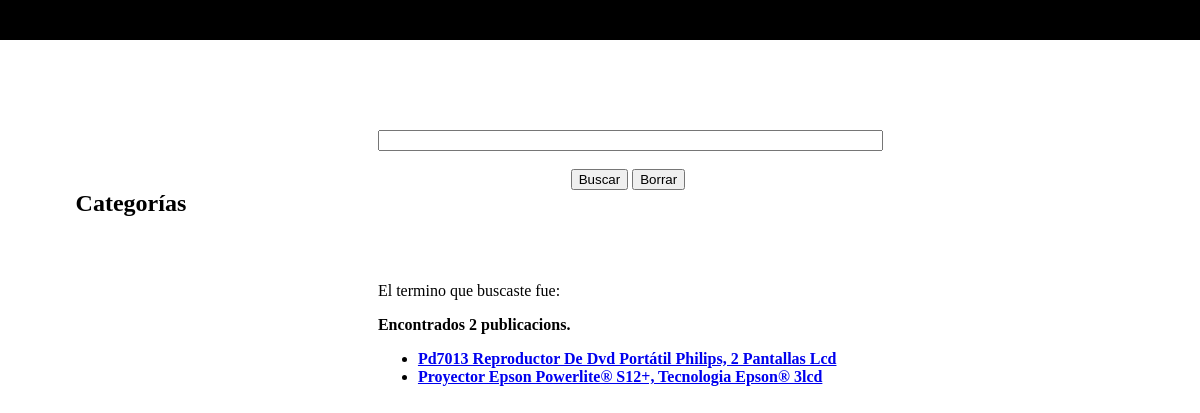
The page /video/ on the database its author committed.
### search/models.py (models this page shows, shortened)
class Publicacion(models.Model):
	titulo = models.CharField(max_length = 100, unique = True)
	vendedor = models.ForeignKey(Usuario)
	precio = models.DecimalField(max_digits = 15, decimal_places = 2, default = 0)
	cantidad_en_stock = models.IntegerField(default = 1)
	fecha_publicacion = models.DateField(auto_now = True)
	fecha_expiracion = models.DateField()
	descripcion = models.TextField()
	nuevo = models.BooleanField()
	imagen = models.ImageField(upload_to = 'img', verbose_name = 'Imagen', blank = True)

### search/views.py (the view)
# urls.py: url(r'^video/$', 'search.views.video'),
def video(request):
	lista = ({'nombre': 'video', 'cantidad': Publicacion.objects.filter(descripcion__icontains = 'video').count()})
	publicaciones = Publicacion.objects.filter(descripcion__icontains = 'video')
	return render_to_response('resultados_busqueda2.html', {'publicaciones': publicaciones,})

### web/templates/resultados_busqueda2.html (shortened to what this page needs)
<!DOCTYPE html>
     <html>
         <head>
        </head>
        <body>
           <div class="separador"></div>
           <div class="cuadrado1">
	   <h2>Categor&iacute;as</h2>
	   </div>
	   <div class="cuadrado2">
		<br>
		<br>
		{% if publicaciones %}
		<p> El termino que buscaste fue: <strong>{{ consulta }}
		<p> Encontrados {{ publicaciones|length }} publicacion{{ publicaciones|pluralize }}.</p>
		<ul>
		{% for publicacion in publicaciones %}
		<li><a href="http://localhost:8000/producto/{{ publicacion.id }}/">{{ publicacion.titulo }}</a> </li>
		{% endfor %}
		</ul>
		{% else %}
		<p> No hay publicaciones que coincidan con tu criterio de b&uacute;squeda</p>
		{% endif %}
	   </div>
	   <div class="cuadrado3">
		<form action = "/resultados/" method = "get">
			<input type = "text" name = "q" size = "60">
			<br>
			<br>
			<input type = "submit" value = "Buscar">
			<input type = "reset" value = "Borrar">
		<form></div>
       </body>
   </html>

### web/templates/resultados_busqueda2.html (style rules this page uses)
HTML { height:100%; overflow:hidden; }
BODY { height:100%; margin:0px; }
.separador { height:5%; background-color: black; }
.cuadrado1 { height:200px; margin:150px auto; margin-left: 2cm; width:200px; }
.cuadrado2 { height:400px; margin:-310px auto; margin-left: 10cm; width:600px; }
.cuadrado3 { height:80px; margin:-500px auto; margin-left: 10cm; width:500px; text-align:center; }

### rows shown on the page
Publicacion: titulo "Pd7013 Reproductor De Dvd Portátil Philips, 2 Pantallas Lcd"
Publicacion: titulo "Proyector Epson Powerlite® S12+, Tecnologia Epson® 3lcd"

### other values the page prints
{{ publicaciones|length }} "2"
